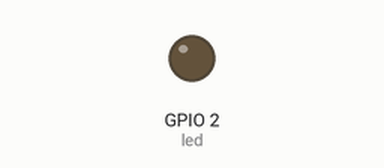
A program run on a simulated ESP32 board running MicroPython. Shown: output pins drawn as LEDs (lit = HIGH).

Above: at 0.15 s.
Timing chart, 0 to 1.6 s (numbered marks = the images above):
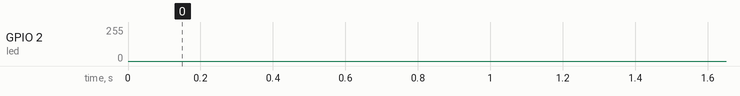

The program:

Exercise_03_Breathing_Light.py
```python
# Hibiscus Sense - Exercise 03 Breathing Light
#
#   There is 1x blue LED.
#   This LED is connected to GPIO2 of ESP32 microcontroller.
#   We need to generate PWM output signal on GPIO2 to control the brightness of this LED.
#
#   Therefore in the sketch,
#   we configure the PWM controller, choose GPIO for PWM signal output
#   and generate the PWM signal on chosen GPIO.

from machine import Pin,PWM
from time import sleep

# configure PWM controller congfiguration and declare the GPIO number for PWM signal output.
led = PWM(Pin(2))

duty_cycle=0

while True:

    # function for() to create decremental value by 1 start from 1023 --> 0
    # from OFF LED to linear increasing brightness, for active-low circuit
    for duty_cycle in range (1023, 0, -1):
        led.duty(duty_cycle)
        sleep(0.001)

    # function for() to create decremental value by 1 start from 0 --> 1023
    # from ON LED to linear decreasing brightness, for active-low circuit
    for duty_cycle in range (0, 1023, 1):
        led.duty(duty_cycle)
        sleep(0.001)
        
```
